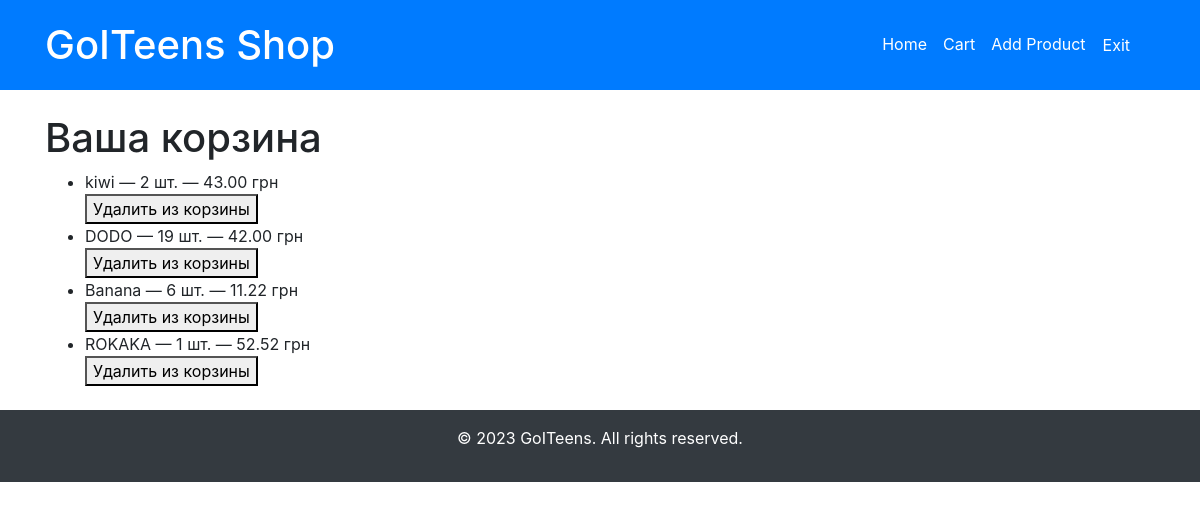
The app's page /cart/ (signed in) with its own data.
### myapp/models.py (models this page shows, shortened)
class CartItem(models.Model):
    user = models.ForeignKey(User, on_delete=models.CASCADE)
    product = models.ForeignKey(Product, on_delete=models.CASCADE)
    count = models.PositiveIntegerField(default=1)

class Product(models.Model):
    name = models.CharField(max_length=100)
    description = models.TextField()
    price = models.DecimalField(max_digits=10, decimal_places=2)
    is_top = models.BooleanField(default=False)
    photo = models.CharField(max_length=20, null=True)

### myapp/views.py (the view)
# urls.py: path('cart/', cart_view, name='cart'),
def cart_view(request):
    if not request.user.is_authenticated:
        return redirect('login')
    cart_items = CartItem.objects.filter(user=request.user)
    return render(request, 'cart.html', {'cart_items': cart_items})

### myapp/templates/cart.html (shortened to what this page needs)
{% extends 'base.html' %}
{% block content %}
    <h1>Ваша корзина</h1>
    <ul>
      {% for item in cart_items %}
        <li>
          {{ item.product.name }} — {{ item.count }} шт. — {{ item.product.price }} грн
          <form method="post" action="{% url 'remove_from_cart' item.product.id %}">
            <button type="submit">Удалить из корзины</button>
          </form>
        </li>
      {% endfor %}
    </ul>
{% endblock %}

### records on screen
CartItem: product.name "kiwi", count "2", product.price "43.00"
CartItem: product.name "DODO", count "19", product.price "42.00"
CartItem: product.name "Banana", count "6", product.price "11.22"
CartItem: product.name "ROKAKA", count "1", product.price "52.52"
